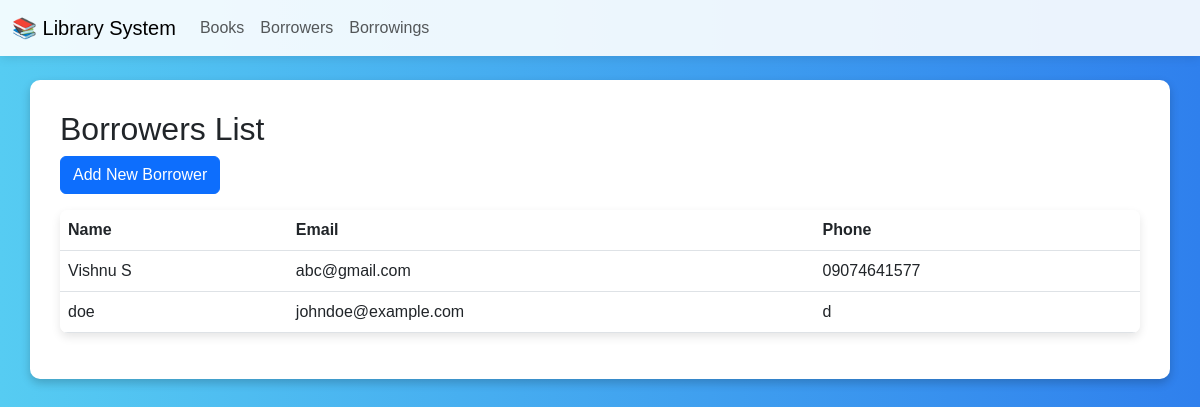
The app's page /borrower_list/ with its own data.
### lib_app/models.py (models this page shows, shortened)
class Borrower(models.Model):
    name = models.CharField(max_length=255)
    email = models.EmailField()
    phone = models.CharField(max_length=15)

### lib_app/views.py (the view)
# urls.py: path('borrower_list/', borrower_list, name='borrower_list'),
def borrower_list(request):
    borrowers = Borrower.objects.all()
    return render(request, 'borrower_list.html', {'borrowers': borrowers})

### lib_app/templates/borrower_list.html
{% extends 'base.html' %}
{% block content %}
<div class="container mt-4">
    <h2>Borrowers List</h2>
    <a href="{% url 'add_borrower' %}" class="btn btn-primary mb-3">Add New Borrower</a>
    <table class="table">
        <thead>
            <tr>
                <th>Name</th>
                <th>Email</th>
                <th>Phone</th>
            </tr>
        </thead>
        <tbody>
            {% for borrower in borrowers %}
            <tr>
                <td>{{ borrower.name }}</td>
                <td>{{ borrower.email }}</td>
                <td>{{ borrower.phone }}</td>
            </tr>
            {% empty %}
            <tr>
                <td colspan="3">No borrowers registered yet.</td>
            </tr>
            {% endfor %}
        </tbody>
    </table>
</div>
{% endblock %}

### lib_app/templates/base.html (style rules this page uses)
body { background: linear-gradient(to right, #56ccf2, #2f80ed); font-family: Arial, sans-serif; min-height: 100vh; }
.container { background: white; padding: 30px; border-radius: 10px; box-shadow: 0px 4px 10px rgba(0, 0, 0, 0.2); margin-top: 20px; }
.table { background: white; border-radius: 8px; overflow: hidden; box-shadow: 0px 4px 10px rgba(0, 0, 0, 0.1); }
.btn { margin-right: 5px; }

### records on screen
Borrower: name "Vishnu S", email "abc@gmail.com", phone "09074641577"
Borrower: name "doe", email "johndoe@example.com", phone "d"
